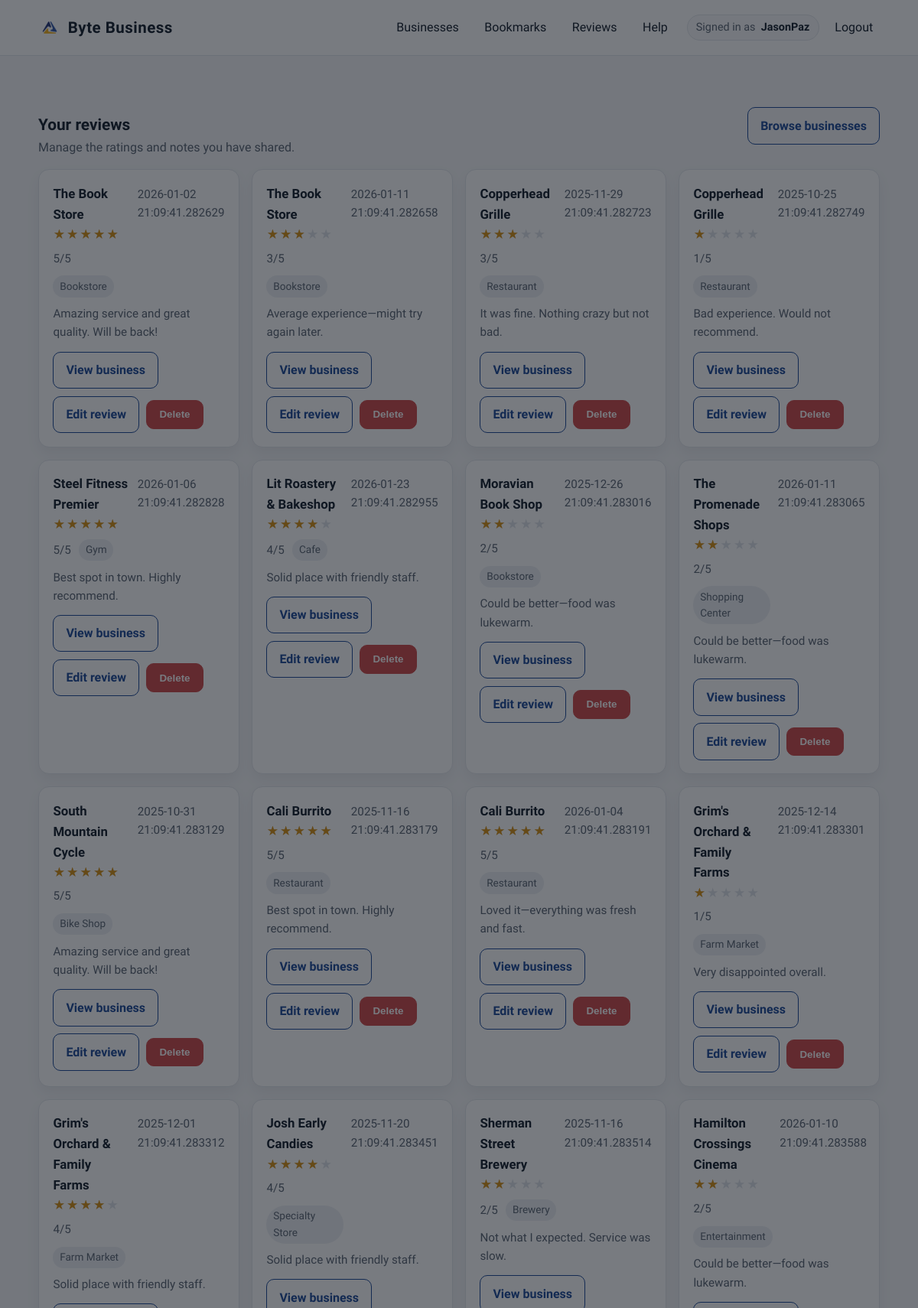
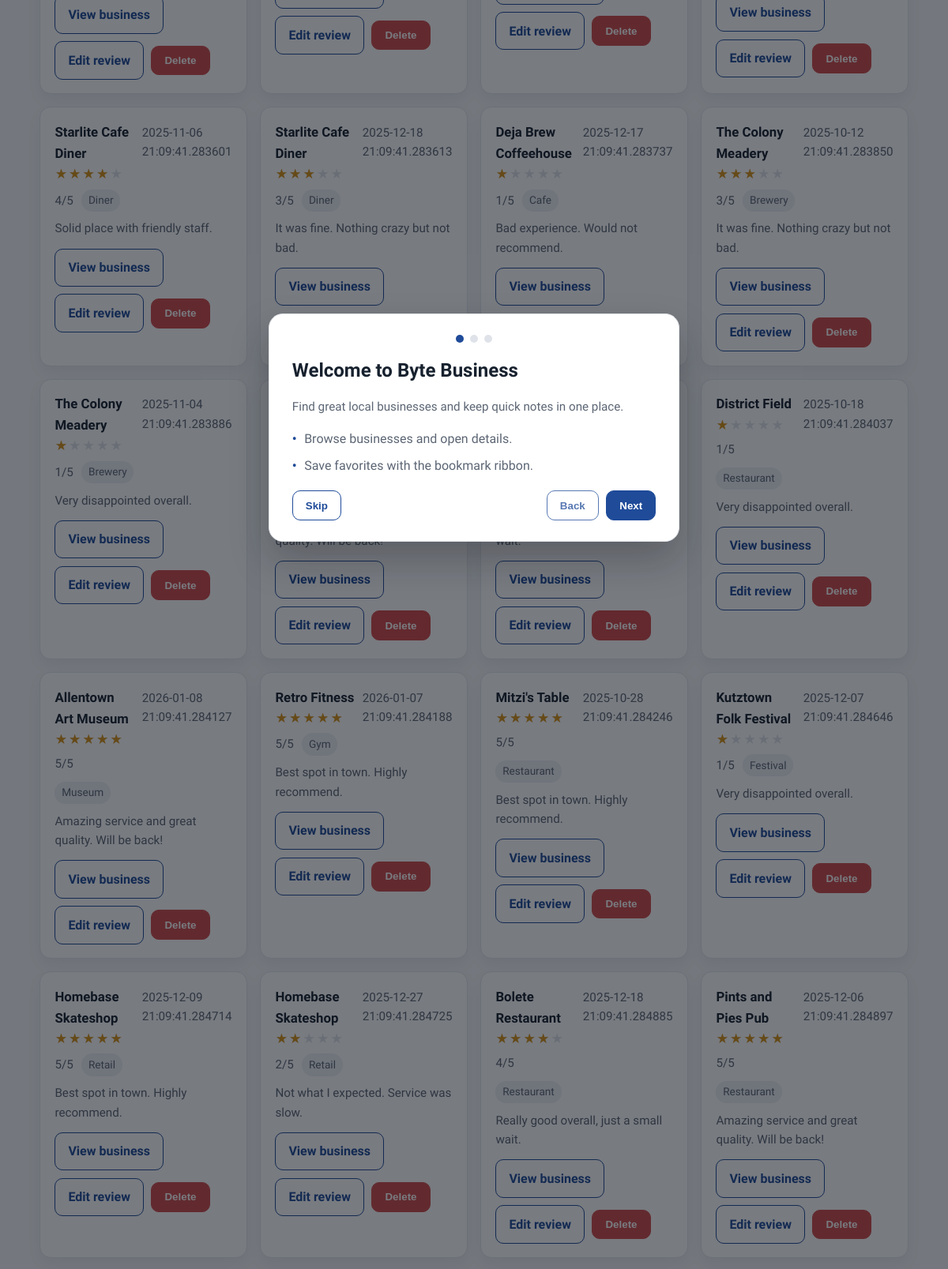
Screenshot of /review (signed in, upper part) with the database file from the repository (2 pictures, top to bottom).
### app/models.py (models this page shows, shortened)
class User(db.Model, UserMixin):
    id = db.Column(db.Integer, primary_key=True)
    username = db.Column(db.String(150), unique=True, nullable=False)
    email = db.Column(db.String(150), unique=True, nullable=False)
    password = db.Column(db.String(256), nullable=False)
    created_at = db.Column(db.DateTime, default=datetime.utcnow)
    is_verified = db.Column(db.Boolean, default=False)
    verified_at = db.Column(db.DateTime, default=None)
    last_verification_email_sent_at = db.Column(db.DateTime, default=None)
    is_admin = db.Column(db.Boolean, default=False)
    bookmarks = db.relationship("BookMark", back_populates="user", cascade="all, delete-orphan")
    reviews = db.relationship("Review", back_populates="user", cascade="all, delete-orphan")
    redeemed_deals = db.relationship("RedeemDeal", back_populates="user", cascade="all, delete-orphan")
    business_requests = db.relationship("BusinessRequest", back_populates="user", cascade="all, delete-orphan")

class Review(db.Model):
    id = db.Column(db.Integer, primary_key=True)
    business_id = db.Column(db.Integer, db.ForeignKey('business.id'), nullable=False)
    user_id = db.Column(db.Integer, db.ForeignKey('user.id'), nullable=False)
    rating = db.Column(db.Integer, nullable=False)
    comment = db.Column(db.Text, nullable=True)
    created_at = db.Column(db.DateTime, default=datetime.utcnow)
    user = db.relationship("User", back_populates="reviews")
    business = db.relationship("Business", back_populates="reviews")
    review_images = db.relationship("ReviewImage", back_populates="review", cascade="all, delete-orphan")

class Business(db.Model):
    id = db.Column(db.Integer, primary_key=True)
    name = db.Column(db.String(200), nullable=False)
    location = db.Column(db.String(200), nullable=False)
    address = db.Column(db.String(300), nullable=False)
    category = db.Column(db.String(100), nullable=False)
    description = db.Column(db.Text, nullable=True)
    created_at = db.Column(db.DateTime, default=datetime.utcnow)
    website = db.Column(db.String(300), nullable=True)
    contact = db.Column(db.String(50), nullable=True)
    hours = db.Column(db.String(200), nullable=True)
    bookmarks = db.relationship("BookMark", back_populates="business", cascade="all, delete-orphan")
    reviews = db.relationship("Review", back_populates="business", cascade="all, delete-orphan")
    deals = db.relationship("Deal", back_populates="business", cascade="all, delete-orphan")

### app/routes.py (the view)
@main_bp.route("/review")
@login_required
def reviews():
    reviews = Review.query.filter_by(user_id=current_user.id).all()
    return render_template("reviews.html", reviews=reviews)

### app/auth_routes.py (called while the page is built)
@login_manager.user_loader
def load_user(user_id):
    return User.query.get(int(user_id))

### app/templates/reviews.html (shortened to what this page needs)
{% extends "base.html" %}
{% block content %}
<div class="container">
  <section class="section">
    <div class="section-header">
      <div>
        <h2>Your reviews</h2>
        <p>Manage the ratings and notes you have shared.</p>
      </div>
      <a class="button subtle" href="{{ url_for('main.list_businesses') }}">Browse businesses</a>
    </div>
    {% if reviews and reviews|length > 0 %}
    <div class="card-grid">
      {% for review in reviews %}
      <div class="card">
        <div class="row" style="align-items: baseline;">
          <div>
            <h3 style="margin: 0;">{{ review.business.name|default('Business') }}</h3>
            <div class="business-meta" style="margin-top: 0.4rem;">
              <span class="star-bar" data-rating-bar data-rating="{{ review.rating|default(0) }}">
                <span class="base">★★★★★</span>
                <span class="fill">★★★★★</span>
              </span>
              <span class="muted">{{ review.rating|default(0) }}/5</span>
              <span class="pill">{{ review.business.category|default('Business') }}</span>
            </div>
          </div>
          <span class="muted">{{ review.created_at|default('') }}</span>
        </div>
        <p class="muted" style="margin-top: 0.6rem;">{{ review.comment|default('No comment provided.') }}</p>
        <div class="review-actions" style="margin-top: 0.8rem;">
          <a class="button subtle" href="{{ url_for('main.business_detail', business_id=review.business_id|default(0)) }}">View business</a>
          <a class="button subtle" href="{{ url_for('main.edit_review', review_id=review.id|default(0)) }}">Edit review</a>
          <form method="POST" action="{{ url_for('main.delete_review', review_id=review.id|default(0)) }}" class="review-action-form">
            <button class="button danger" type="submit">Delete</button>
          </form>
        </div>
      </div>
      {% endfor %}
    </div>
    {% else %}
    <div class="card">
      <h3 style="margin-top: 0;">No reviews yet</h3>
      <p style="margin: 0.35rem 0 0.8rem;">Start by rating a business you have visited.</p>
      <a class="button" href="{{ url_for('main.list_businesses') }}">Find businesses</a>
    </div>
    {% endif %}
  </section>
</div>
{% endblock %}

### app/templates/base.html (shortened to what this page needs)
<!doctype html>
<html lang="en">
<head>
  <link rel="stylesheet" href="{{ url_for('static', filename='styles.css') }}">
</head>
<body>
  <header class="site-header">
    <div class="container header-inner">
      <div class="brand">
        <img class="brand-logo" src="{{ url_for('static', filename='FBLA-Symbol.png') }}" alt="FBLA logo">
        <span>Byte Business</span>
      </div>
      <nav class="nav-links">
        {% if current_user.is_authenticated %}
        <a href="/businesses">Businesses</a>
        <a href="{{ url_for('bookmarks.view_bookmarks') }}">Bookmarks</a>
        <a href="{{ url_for('main.reviews') }}">Reviews</a>
        <a href="{{ url_for('main.help') }}">Help</a>
        <div class="nav-right">
          <span class="nav-user">
            <span class="nav-user-label">Signed in as</span>
            <span class="nav-user-name">{{ current_user.username }}</span>
          </span>
          <a href="{{ url_for('auth.logout') }}">Logout</a>
        </div>
        {% else %}
        <a href="{{ url_for('main.home') }}">Home</a>
        <a href="/businesses">Businesses</a>
        <a href="{{ url_for('auth.login') }}">Login</a>
        <a class="button subtle" href="{{ url_for('auth.register') }}">Register</a>
        {% endif %}
      </nav>
    </div>
  </header>
  <main class="page">
    {% block content %}{% endblock %}
  </main>
  <div class="onboarding" data-onboarding hidden>
    <div class="onboarding-card" role="dialog" aria-modal="true" aria-labelledby="onboarding-title">
      <div class="onboarding-progress" aria-hidden="true">
        <span class="onboarding-dot is-active" data-dot></span>
        <span class="onboarding-dot" data-dot></span>
        <span class="onboarding-dot" data-dot></span>
      </div>
      <div class="onboarding-slide is-active" data-slide="0">
        <h2 id="onboarding-title">Welcome to Byte Business</h2>
        <p class="muted">Find great local businesses and keep quick notes in one place.</p>
        <ul class="list">
          <li>Browse businesses and open details.</li>
          <li>Save favorites with the bookmark ribbon.</li>
        </ul>
      </div>
      <div class="onboarding-actions">
        <button class="button subtle" type="button" data-skip>Skip</button>
        <div class="onboarding-nav">
          <button class="button subtle" type="button" data-back disabled>Back</button>
          <button class="button" type="button" data-next>Next</button>
        </div>
      </div>
    </div>
  </div>
</body>
</html>

### rows the page displays
User: username "JasonPaz"
Review: business.name "The Book Store", rating "5", business.category "Bookstore", created_at "2026-01-02 21:09:41.282629", comment "Amazing service and great quality. Will be back!"
Review: business.name "The Book Store", rating "3", business.category "Bookstore", created_at "2026-01-11 21:09:41.282658", comment "Average experience—might try again later."
Review: business.name "Copperhead Grille", rating "3", business.category "Restaurant", created_at "2025-11-29 21:09:41.282723", comment "It was fine. Nothing crazy but not bad."
Review: business.name "Copperhead Grille", rating "1", business.category "Restaurant", created_at "2025-10-25 21:09:41.282749", comment "Bad experience. Would not recommend."
Review: business.name "Steel Fitness Premier", rating "5", business.category "Gym", created_at "2026-01-06 21:09:41.282828", comment "Best spot in town. Highly recommend."
Review: business.name "Lit Roastery & Bakeshop", rating "4", business.category "Cafe", created_at "2026-01-23 21:09:41.282955", comment "Solid place with friendly staff."
Review: business.name "Moravian Book Shop", rating "2", business.category "Bookstore", created_at "2025-12-26 21:09:41.283016", comment "Could be better—food was lukewarm."
Review: business.name "The Promenade Shops", rating "2", business.category "Shopping Center", created_at "2026-01-11 21:09:41.283065", comment "Could be better—food was lukewarm."
Review: business.name "South Mountain Cycle", rating "5", business.category "Bike Shop", created_at "2025-10-31 21:09:41.283129", comment "Amazing service and great quality. Will be back!"
Review: business.name "Cali Burrito", rating "5", business.category "Restaurant", created_at "2025-11-16 21:09:41.283179", comment "Best spot in town. Highly recommend."
Review: business.name "Cali Burrito", rating "5", business.category "Restaurant", created_at "2026-01-04 21:09:41.283191", comment "Loved it—everything was fresh and fast."
Review: business.name "Grim's Orchard & Family Farms", rating "1", business.category "Farm Market", created_at "2025-12-14 21:09:41.283301", comment "Very disappointed overall."
Review: business.name "Grim's Orchard & Family Farms", rating "4", business.category "Farm Market", created_at "2025-12-01 21:09:41.283312", comment "Solid place with friendly staff."
Review: business.name "Josh Early Candies", rating "4", business.category "Specialty Store", created_at "2025-11-20 21:09:41.283451", comment "Solid place with friendly staff."
Review: business.name "Sherman Street Brewery", rating "2", business.category "Brewery", created_at "2025-11-16 21:09:41.283514", comment "Not what I expected. Service was slow."
Review: business.name "Hamilton Crossings Cinema", rating "2", business.category "Entertainment", created_at "2026-01-10 21:09:41.283588", comment "Could be better—food was lukewarm."
Review: business.name "Starlite Cafe Diner", rating "4", business.category "Diner", created_at "2025-11-06 21:09:41.283601", comment "Solid place with friendly staff."
Review: business.name "Starlite Cafe Diner", rating "3", business.category "Diner", created_at "2025-12-18 21:09:41.283613", comment "It was fine. Nothing crazy but not bad."
Review: business.name "Deja Brew Coffeehouse", rating "1", business.category "Cafe", created_at "2025-12-17 21:09:41.283737", comment "Bad experience. Would not recommend."
Review: business.name "The Colony Meadery", rating "3", business.category "Brewery", created_at "2025-10-12 21:09:41.283850", comment "It was fine. Nothing crazy but not bad."
Review: business.name "The Colony Meadery", rating "1", business.category "Brewery", created_at "2025-11-04 21:09:41.283886", comment "Very disappointed overall."
Review: business.name "District Field", rating "1", business.category "Restaurant", created_at "2025-10-18 21:09:41.284037", comment "Very disappointed overall."
Review: business.name "Allentown Art Museum", rating "5", business.category "Museum", created_at "2026-01-08 21:09:41.284127", comment "Amazing service and great quality. Will be back!"
Review: business.name "Retro Fitness", rating "5", business.category "Gym", created_at "2026-01-07 21:09:41.284188", comment "Best spot in town. Highly recommend."
Review: business.name "Mitzi's Table", rating "5", business.category "Restaurant", created_at "2025-10-28 21:09:41.284246", comment "Best spot in town. Highly recommend."
Review: business.name "Kutztown Folk Festival", rating "1", business.category "Festival", created_at "2025-12-07 21:09:41.284646", comment "Very disappointed overall."
Review: business.name "Homebase Skateshop", rating "5", business.category "Retail", created_at "2025-12-09 21:09:41.284714", comment "Best spot in town. Highly recommend."
Review: business.name "Homebase Skateshop", rating "2", business.category "Retail", created_at "2025-12-27 21:09:41.284725", comment "Not what I expected. Service was slow."
Review: business.name "Bolete Restaurant", rating "4", business.category "Restaurant", created_at "2025-12-18 21:09:41.284885", comment "Really good overall, just a small wait."
Review: business.name "Pints and Pies Pub", rating "5", business.category "Restaurant", created_at "2025-12-06 21:09:41.284897", comment "Amazing service and great quality. Will be back!"
